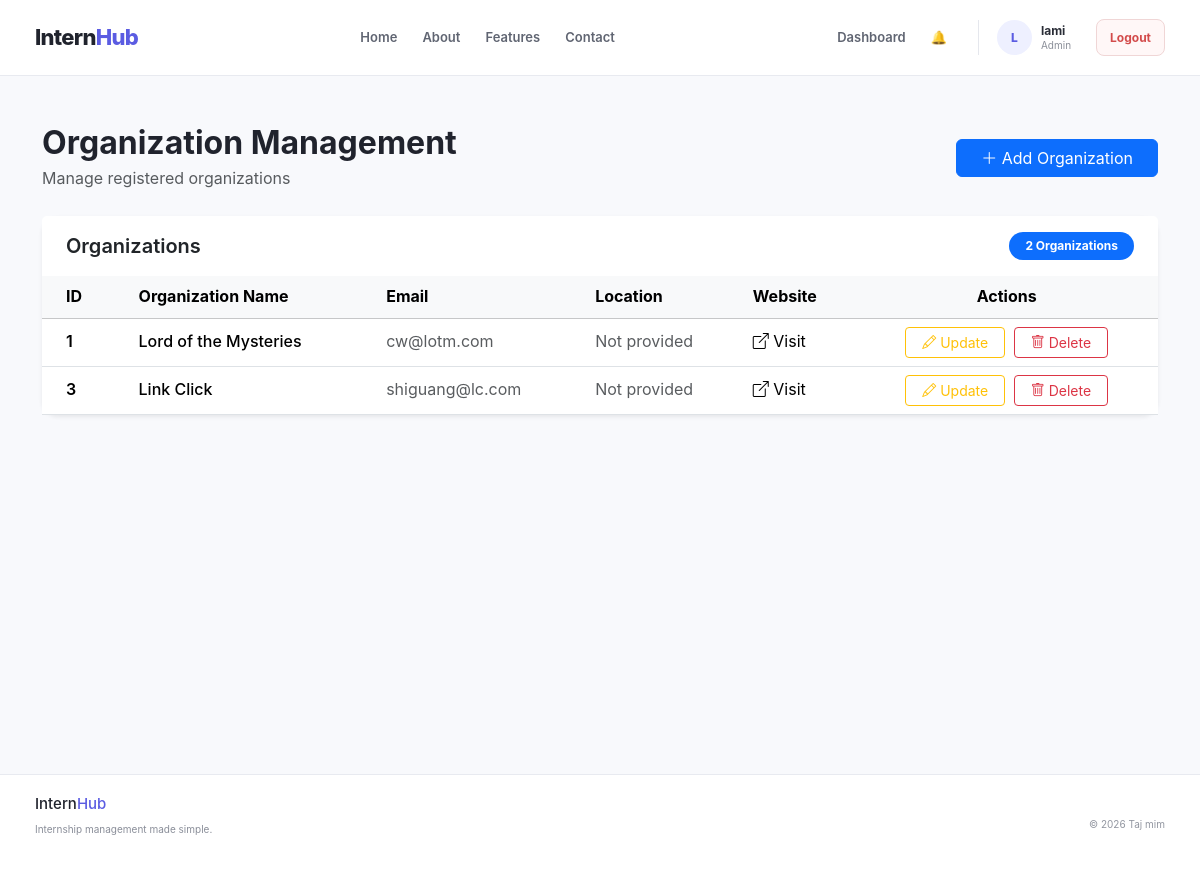
The page /CRUD_org/ (signed in) on the database its author committed.
### accounts/models.py (models this page shows, shortened)
class User(AbstractUser):
    class Role(models.TextChoices):
        STUDENT = "STUDENT", "Student"
        COMPANY = "COMPANY", "Company"
        ADMIN = "ADMIN", "Admin"
    email = models.EmailField(unique=True)
    role = models.CharField(
        max_length=20,
        choices=Role.choices,
        default=Role.STUDENT
    )
    objects = CustomUserManager()

class Organization(models.Model):
    organization_id = models.AutoField(
        primary_key=True
    )
    organization_name = models.CharField(
        max_length=255
    )
    website = models.URLField(
        blank=True,
        null=True
    )
    user = models.OneToOneField(
        User,
        on_delete=models.CASCADE,
        related_name="organization",
        limit_choices_to={"role": User.Role.COMPANY}
    )

### internship/views.py (the view)
# urls.py: path("CRUD_org/", views.CRUD_org, name="CRUD_org"),
@login_required
def CRUD_org(request):
    if request.user.role != User.Role.ADMIN:
        return redirect("dashboard")
    organizations = Organization.objects.select_related(
        "user"
    ).order_by(
        "organization_id"
    )
    return render(
        request,
        "CRUD_org.html",
        {
            "organizations": organizations
        }
    )

### accounts/context_processors.py (called while the page is built)
def notifications(request):
    if not request.user.is_authenticated:
        return {
            "unread_notifications_count": 0,
            "nav_notifications": [],
        }
    user_notifications = Notification.objects.filter(
        user=request.user
    )
    return {
        "unread_notifications_count": user_notifications.filter(
            is_read=False
        ).count(),
        "nav_notifications": user_notifications[:5],
    }

### internship/templates/CRUD_org.html (shortened to what this page needs)
{% extends "accounts/base.html" %}
{% block content %}
<div class="container mt-5">
<div class="d-flex justify-content-between align-items-center mb-4">
    <div>
        <h2 class="fw-bold mb-1">Organization Management</h2>
        <p class="text-muted mb-0">
            Manage registered organizations
        </p>
    </div>
    <a href="{% url 'organization_add' %}" class="btn btn-primary px-4">
        <i class="bi bi-plus-lg"></i>
        Add Organization
    </a>
</div>
<div class="card border-0 shadow-sm rounded-4">
    <div class="card-header bg-white border-0 py-3 px-4">
        <div class="d-flex justify-content-between align-items-center">
            <h5 class="mb-0 fw-semibold">
                Organizations
            </h5>
            <span class="badge bg-primary rounded-pill px-3 py-2">
                {{ organizations|length }} Organizations
            </span>
        </div>
    </div>
    <div class="card-body p-0">
        <div class="table-responsive">
            <table class="table table-hover align-middle mb-0">
                <thead class="table-light">
                    <tr>
                        <th class="px-4">ID</th>
                        <th>Organization Name</th>
                        <th>Email</th>
                        <th>Location</th>
                        <th>Website</th>
                        <th class="text-center">Actions</th>
                    </tr>
                </thead>
                <tbody>
    {% for organization in organizations %}
    <tr>
        <td class="px-4 fw-semibold">
            {{ organization.organization_id }}
        </td>
        <td>
            <div class="fw-medium">
                {{ organization.organization_name }}
            </div>
        </td>
        <td class="text-muted">
            {{ organization.user.email }}
        </td>
        <td>
            <span class="text-muted">
                Not provided
            </span>
        </td>
        <td>
            {% if organization.website %}
                <a
                    href="{{ organization.website }}"
                    target="_blank"
                    class="text-decoration-none"
                >
                    <i class="bi bi-box-arrow-up-right"></i>
                    Visit
                </a>
            {% else %}
                <span class="text-muted">
                    Not provided
                </span>
            {% endif %}
        </td>
        <td class="text-center">
            <a
                href="{% url 'organization_edit' organization.organization_id %}"
                class="btn btn-sm btn-outline-warning me-1 px-3"
            >
                <i class="bi bi-pencil"></i>
                Update
            </a>
            <form
                method="POST"
                action="{% url 'organization_delete' organization.organization_id %}"
                class="d-inline"
            >
                <button
                    type="submit"
                    class="btn btn-sm btn-outline-danger px-3"
                    onclick="return confirm('Are you sure you want to delete this organization?');"
                >
                    <i class="bi bi-trash"></i>
                    Delete
                </button>
            </form>
        </td>
    </tr>
    {% endfor %}
</tbody>
            </table>
        </div>
    </div>
</div>
</div>
{% endblock %}

### accounts/templates/accounts/base.html (shortened to what this page needs)
{% load static %}
<!DOCTYPE html>
<html lang="en">
<head>
    <link  href="https://cdn.jsdelivr.net/npm/bootstrap@5.3.3/dist/css/bootstrap.min.css" rel="stylesheet">
    <link href="https://cdn.jsdelivr.net/npm/bootstrap@5.3.2/dist/css/bootstrap.min.css" rel="stylesheet">
    <link href="https://cdn.jsdelivr.net/npm/bootstrap-icons@1.11.3/font/bootstrap-icons.min.css" rel="stylesheet">
    <link rel="stylesheet" href="{% static 'accounts/css/style.css' %}">
</head>
<body>
<header class="navbar">
    <div class="navbar-container">
        <a
            href="{% url 'dashboard' %}"
            class="logo"
        >
            Intern<span>Hub</span>
        </a>
        <nav class="nav-links">
            {% if user.is_authenticated %}
                <a href="{% url 'job_list' %}">
                    Home
                </a>
            {% else %}
                <a href="{% url 'home' %}">
                    Home
                </a>
            {% endif %}
            <a href="{% url 'home' %}#about">
                About
            </a>
            <a href="{% url 'home' %}#features">
                Features
            </a>
            <a href="{% url 'home' %}#contact">
                Contact
            </a>
        </nav>
        {% if user.is_authenticated %}
            <nav class="nav-links">
                {% if user.role == "STUDENT" %}
                    <a href="{% url 'applicant_dashboard' %}">
                        Dashboard
                    </a>
                    <a onclick="openBookmarks()" style="cursor: pointer;">
                        🔖Bookmarks
                        ({{ bookmarks|length }})
                    </a>
                {% elif user.role == "COMPANY" %}
                    <a href="{% url 'company_dashboard' %}">
                        Dashboard
                    </a>
                {% elif user.role == "ADMIN" %}
                    <a href="{% url 'admin_dashboard' %}">
                        Dashboard
                    </a>
                {% endif %}
                <a
                    href="{% url 'notifications' %}"
                    class="nav-bell"
                    title="Notifications"
                >
                    🔔
                </a>
                <div class="nav-user">
                    <div class="nav-avatar">
                        {{ user.username|first|upper }}
                    </div>
                    <div class="nav-user-info">
                        <strong>
                            {{ user.username }}
                        </strong>
                        <span>
                            {{ user.role|title }}
                        </span>
                    </div>
                </div>
                <a
                    href="{% url 'logout' %}"
                    class="logout-button"
                >
                    Logout
                </a>
            </nav>
        {% endif %}
    </div>
</header>
<main>
    {% block content %}
    {% endblock %}
</main>
<footer class="footer">
    <div class="footer-container">
        <div>
            <h3>
                Intern<span>Hub</span>
            </h3>
            <p>
                Internship management made simple.
            </p>
        </div>
        <div class="footer-right">
            {% block footer_message %}
                © 2026 Taj mim
            {% endblock %}
        </div>
    </div>
</footer>
{% include "internship/bookmark_modal.html" %}
</body>
</html>

### static/accounts/css/style.css (style rules this page uses)
* { margin: 0; padding: 0; box-sizing: border-box; }
html { scroll-behavior: smooth; }
body { font-family: Inter, -apple-system, BlinkMacSystemFont, "Segoe UI", sans-serif; background: #f8f9fc; color: #20232d; line-height: 1.6; }
a { text-decoration: none; color: inherit; }
button, input { font-family: inherit; }
.navbar { width: 100%; height: 76px; background: #ffffff; border-bottom: 1px solid #e8eaf0; position: relative; z-index: 100; }
.navbar-container { width: 100%; max-width: 1180px; height: 100%; margin: 0 auto; padding: 0 25px; display: flex; align-items: center; justify-content: space-between; }
.logo { font-size: 22px; font-weight: 800; letter-spacing: -0.7px; color: #20232d; }
.logo span { color: #5b5ce2; }
.nav-links { display: flex; align-items: center; gap: 25px; }
.nav-links > a:not(.nav-button):not(.logout-button) { color: #606572; font-size: 13px; font-weight: 600; transition: 0.2s ease; }
.nav-bell { position: relative; display: inline-flex; align-items: center; justify-content: center; font-size: 1.2rem; margin-right: 6px; }
.nav-user { display: flex; align-items: center; gap: 9px; padding-left: 18px; border-left: 1px solid #e5e7ed; }
.nav-avatar { width: 35px; height: 35px; border-radius: 50%; display: flex; align-items: center; justify-content: center; background: #eef0ff; color: #5b5ce2; font-size: 12px; font-weight: 800; }
.nav-user-info { display: flex; flex-direction: column; gap: 0; }
.nav-user-info strong { color: #292c36; font-size: 12px; line-height: 1.3; }
.nav-user-info span { color: #8b8f99; font-size: 10px; text-transform: capitalize; line-height: 1.3; }
.logout-button { padding: 8px 13px; border: 1px solid #f0d6d6; border-radius: 8px; background: #fff7f7; color: #d34b4b !important; font-size: 12px !important; font-weight: 700 !important; transition: all 0.2s ease; }
main { min-height: calc(100vh - 150px); }
.footer { width: 100%; background: #ffffff; border-top: 1px solid #e8eaf0; }
.footer-container { max-width: 1180px; min-height: 75px; margin: 0 auto; padding: 20px 25px; display: flex; align-items: center; justify-content: space-between; }
.footer h3 { color: #20232d; font-size: 15px; }
.footer h3 span { color: #5b5ce2; }
.footer p { margin-top: 2px; color: #8a8e99; font-size: 10px; }
.footer-right { color: #9296a0; font-size: 10px; }

### rows shown on the page
User: username|first "L", username "lami", role "Admin"
Organization: organization_id "1", organization_name "Lord of the Mysteries", user.email "cw@lotm.com"
Organization: organization_id "3", organization_name "Link Click", user.email "shiguang@lc.com"

### other values the page prints
{{ organizations|length }} "2"
